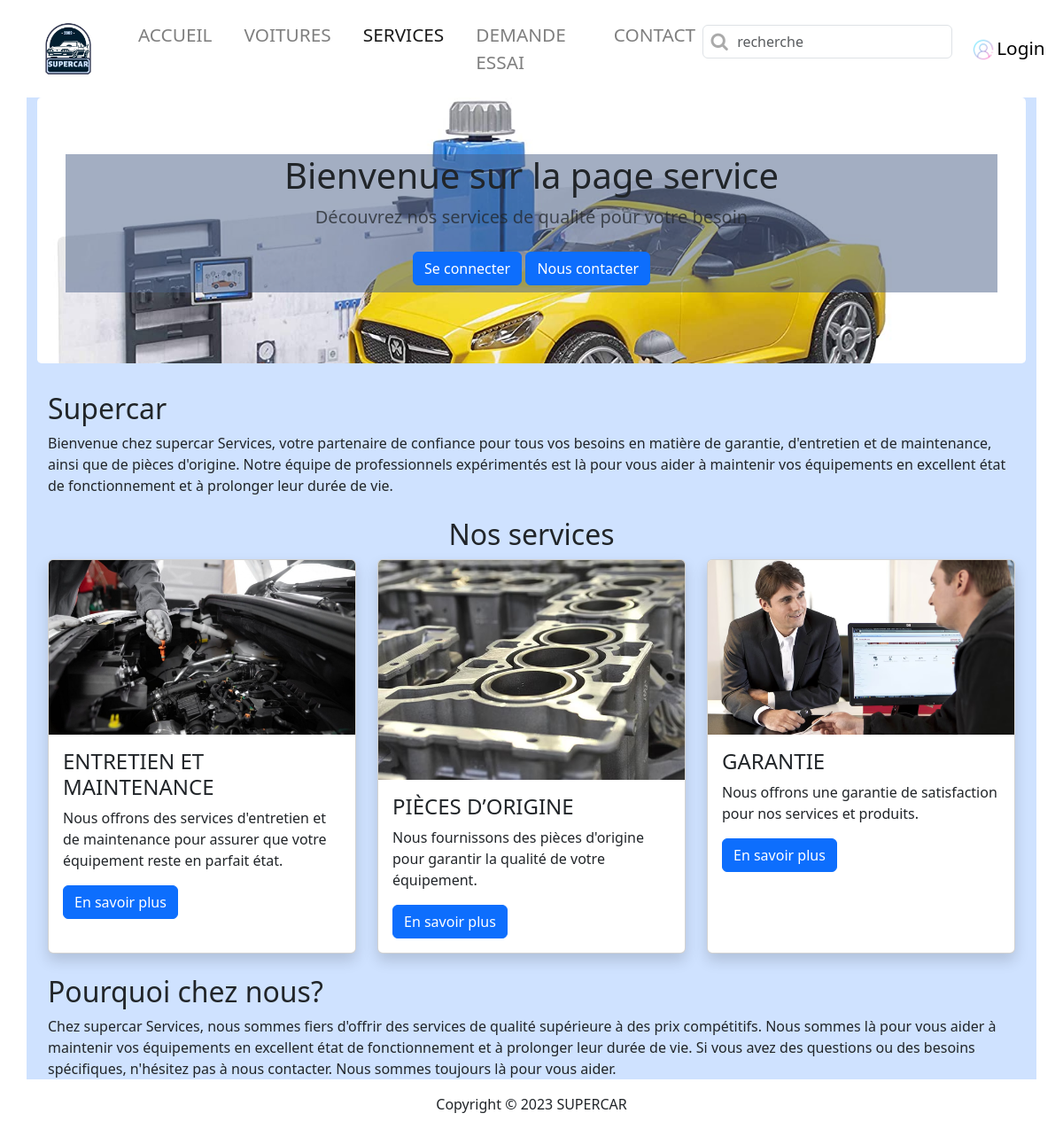
The app's page /services/index.php with its own data.
### tables this page shows
CREATE TABLE IF NOT EXISTS `service` (
  `id_service` int NOT NULL AUTO_INCREMENT,
  `nom_service` varchar(50) DEFAULT NULL,
  `image_service` varchar(100) DEFAULT NULL,
  `petitePhrases` varchar(255) DEFAULT NULL,
  `description` varchar(2000) DEFAULT NULL,
  PRIMARY KEY (`id_service`)
);

### requetes/services.php (called while the page is built, shortened)
<?php
function services(){
    global $bdd;
    $sql = "SELECT * FROM `service`";
    $services = $bdd -> query($sql);
    $services = $services -> fetchAll();
    return $services;
}
?>

### services/index.php (the view, shortened to what this page needs)
<?php
require_once("../requetes/bdconnect.php");
include("../requetes/services.php");
$services = services();
?>
<!DOCTYPE html>
<html lang="fr">
<head>
  <link rel="stylesheet" href="https://cdnjs.cloudflare.com/ajax/libs/font-awesome/4.7.0/css/font-awesome.min.css">
  <link rel="stylesheet" href="https://cdnjs.cloudflare.com/ajax/libs/twitter-bootstrap/4.1.3/css/bootstrap.min.css">
  <link href="https://cdn.jsdelivr.net/npm/bootstrap@5.3.0-alpha1/dist/css/bootstrap.min.css" rel="stylesheet">
  <link rel="stylesheet" href="../assets/Style/style.css">
  <link rel="stylesheet" href="../assets/Style/voiture.css">
</head>
<body>
  <?php
  include("../header.php");
  ?>
  <main class="container">
    <section class="jumbotron text-center" style="background-image: url('../assets/images/services/service.jpg'); background-size: cover;">
      <div class="container fond">
        <h1 class="jumbotron-heading">Bienvenue sur la page service</h1>
        <p class="lead text-muted"> <b>Découvrez nos services de qualité pour votre besoin </b></p>
        <p>
          <a href="/connexion/index.php" class="btn btn-primary my-2">Se connecter</a>
          <a href="/contact/index.php" class="btn btn-primary my-2">Nous contacter</a>
        </p>
      </div>
    </section>
    <section class="container">
      <h2>Supercar</h2>
      <p>Bienvenue chez supercar Services, votre partenaire de confiance pour tous vos besoins en matière de garantie, d'entretien et de maintenance, ainsi que de pièces d'origine. Notre équipe de professionnels expérimentés est là pour vous aider à maintenir vos équipements en excellent état de fonctionnement et à prolonger leur durée de vie.</p>
    </section>
    <section class="container mt-4">
      <div class="row">
        <h2 class="text-center">Nos services</h2>
        <?php
        foreach ($services as $service) :
        ?>
          <div class="col-lg-4 col-md-6 mb-4">
            <div class="card shadow h-100">
              <img src="/<?= $service['image_service'] ?>" class="card-img-top">
              <div class="card-body">
                <h4 class="card-title"><?= $service['nom_service'] ?></h4>
                <p class="card-text"><?= $service['petitePhrases'] ?></p>
                <a href="detservice.php?ids=<?= $service['id_service'] ?>" class="btn btn-primary">En savoir plus</a>
              </div>
            </div>
          </div>
        <?php
        endforeach;
        ?>
      </div>
    </section>
    <section class="container">
      <h2>Pourquoi chez nous?</h2>
      <p>Chez supercar Services, nous sommes fiers d'offrir des services de qualité supérieure à des prix compétitifs. Nous sommes là pour vous aider à maintenir vos équipements en excellent état de fonctionnement et à prolonger leur durée de vie. Si vous avez des questions ou des besoins spécifiques, n'hésitez pas à nous contacter. Nous sommes toujours là pour vous aider.</p>
    </section>
  </main>
  <footer>
    <div class="container">
      <div class="row">
        <div class="col-12 text-center">
          <p>Copyright © 2023 SUPERCAR</p>
        </div>
      </div>
    </div>
  </footer>
</body>
</html>

### assets/Style/style.css (style rules this page uses)
footer { margin-bottom: 0; background-color: white; }

### assets/Style/voiture.css (style rules this page uses)
main { background-color: #cfe2ff; }

### services/index.php (style rules this page uses)
.fond { background-color: rgba(73, 96, 135, 0.507); }

### records on screen
service: image_service (picture), nom_service "ENTRETIEN ET MAINTENANCE", petitePhrases "Nous offrons des services d'entretien et de maintenance pour assurer que votre équipement reste en parfait état."
service: image_service (picture), nom_service "PIÈCES D’ORIGINE", petitePhrases "Nous fournissons des pièces d'origine pour garantir la qualité de votre équipement."
service: image_service (picture), nom_service "GARANTIE", petitePhrases "Nous offrons une garantie de satisfaction pour nos services et produits."
